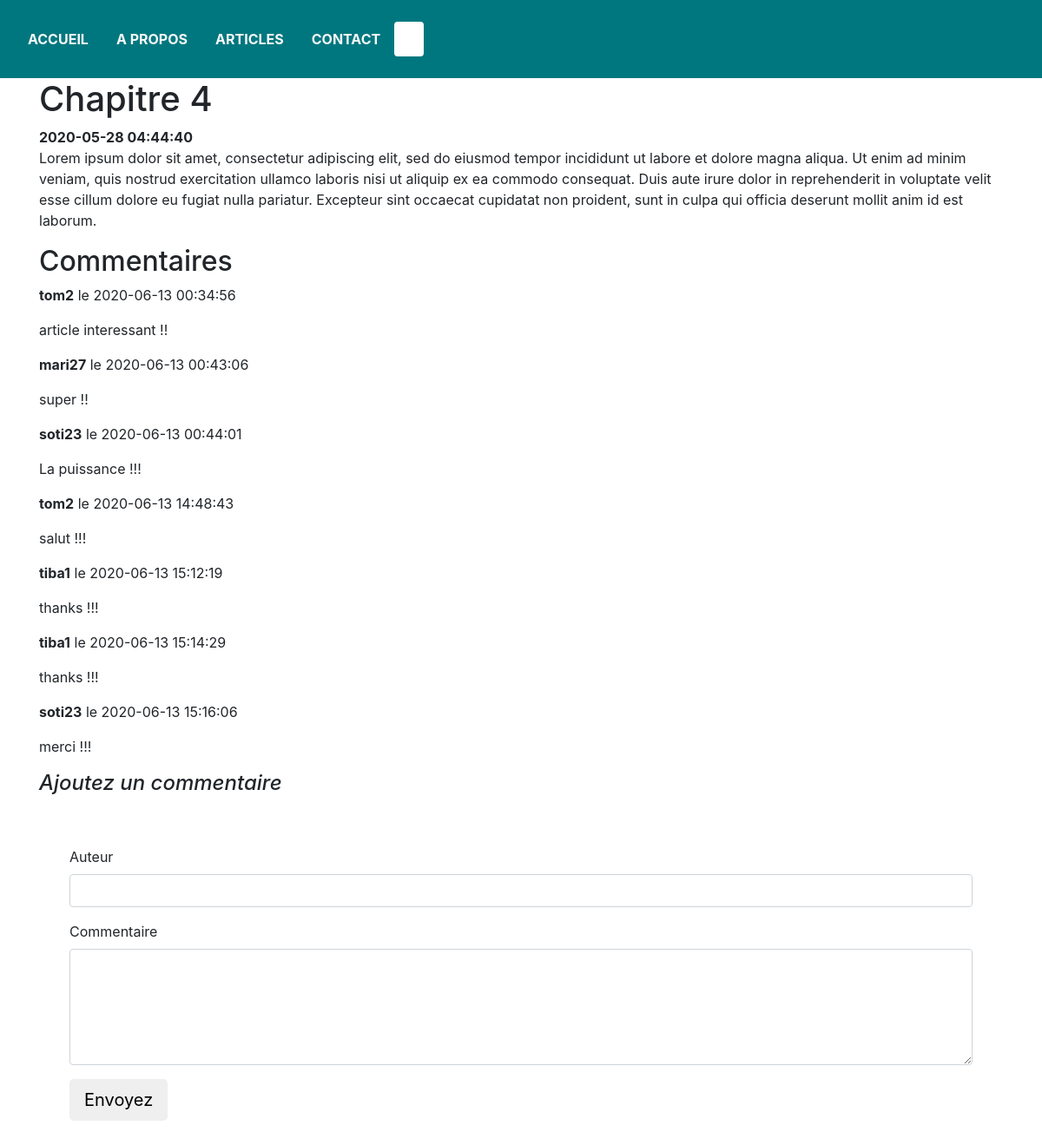
The page /controllerArticleCommentaire.php?billet=4 on the database its author committed.
### tables this page shows
CREATE TABLE IF NOT EXISTS `billets` (
  `id` int(11) NOT NULL AUTO_INCREMENT,
  `titre` varchar(255) NOT NULL,
  `contenu` text NOT NULL,
  `date_billet` datetime NOT NULL,
  PRIMARY KEY (`id`)
);

CREATE TABLE IF NOT EXISTS `commentaires` (
  `id` int(11) NOT NULL AUTO_INCREMENT,
  `id_billet` int(11) NOT NULL,
  `auteur` varchar(255) NOT NULL,
  `commentaire` text NOT NULL,
  `date_commentaire` datetime NOT NULL,
  `commentaires_signales` varchar(255) DEFAULT NULL,
  PRIMARY KEY (`id`)
);

### model.php (called while the page is built, shortened)
<?php
function getBillet($billetId)
{
    $bdd = dbConnect();
    $req = $bdd->prepare('SELECT * FROM billets WHERE id = ?');
    $req->execute(array($billetId));
    $billet = $req->fetch();
    return $billet;
}
function getcomments($billetId)
{
    $bdd = dbConnect();
    $comments = $bdd->prepare('SELECT * FROM commentaires WHERE id_billet = ? ORDER BY date_commentaire');
    $comments->execute(array($billetId));
    return $comments;
}
function dbConnect()
{
    try
    {
        $bdd = new PDO('mysql:host=localhost;dbname=billet_simple_pour_l\'alaska;charset=utf8', 'root', '');
        return $bdd;
    }
    catch(Exception $e)
    {
        die('Erreur : '.$e->getMessage());
    }
}
?>

### article-commentaire.php (the view, shortened to what this page needs)
<!DOCTYPE html>
<html>
    <head>
        <link rel="stylesheet" href="public/css/article-commentaire.css" />
        <link rel="stylesheet" href="https://maxcdn.bootstrapcdn.com/bootstrap/4.0.0/css/bootstrap.min.css">
    </head>
    <body>
        <header>
        	<?php include("sections-pages/barre-menu.php"); ?>
            <div class="container-pluid" >
            	<div class="row">
            		<div class="col-xs-12" id="image-header">
            		</div>
            	</div>
            </div>
        </header>
        <section>
            <div class="container">
                <h1><?php echo htmlspecialchars($billet['titre']); ?></h1>
                <div id="date-article"><strong><?php echo $billet['date_billet']; ?></strong></div>
                <p><?php echo nl2br(htmlspecialchars($billet['contenu'])); ?></p>
                <div id="commentaire"><h2>Commentaires</h2></div>
            </div>
            <?php
            while ($comment = $comments->fetch())
            {
            ?>
            <div class="container">
                <p><strong><?php echo htmlspecialchars($comment['auteur']); ?></strong> le <?php echo $comment['date_commentaire']; ?></p>
                <p><?php echo nl2br(htmlspecialchars($comment['commentaire'])); ?></p>
            </div>
            <?php
            }
            ?>
            <div class="container">
                <h4><em>Ajoutez un commentaire</em></h4>
                <div class="row" id="form-row">
                    <form action="index.php?action=addComment&amp;id=<?= $billet['id'] ?>" method="POST" style="margin: 50px">
                        <div class="form-group">
                            <label for="auteur">Auteur</label>
                            <input type="text" name="auteur" id="auteur" class="form-control">
                        </div>
                        <div class="form-group">
                            <label for="commentaire">Commentaire</label>
                            <textarea id="Commentaire" name="commentaire" rows="5" cols="100" class="form-control"></textarea>
                        </div>
                        <button type="submit" class="btn btn-default btn-lg">Envoyez</button>
                    </form>
                </div>
            </div>
        </section>
    </body>
</html>

### controllerArticleCommentaire.php
<?php
require('model.php');
if (isset($_GET['billet']) && $_GET['billet'] > 0) {
    $billet = getBillet($_GET['billet']);
    $comments = getComments($_GET['billet']);
    require('article-commentaire.php');
}
else {
    echo 'Erreur : aucun identifiant de billet envoyé';
}

### sections-pages/barre-menu.php (shortened to what this page needs)
<nav class="navbar navbar-expand-md navbar-light fixed-top">
    <div class="collapse navbar-collapse justify-content-between" id="nav">
        <ul class="navbar-nav">
            <li class="nav-item">
                <a class="nav-link text-light font-weight-bold text-uppercase px-3" href="accueil.php?action=accueil"><i class="fas fa-home"></i> Accueil</a>
            </li>
            <li class="nav-item">
                <a class="nav-link text-light font-weight-bold text-uppercase px-3" href="about.php">A propos</a>
            </li>
            <li class="nav-item">
                <a class="nav-link text-light font-weight-bold text-uppercase px-3" href="index.php?action=listBillets">Articles</a>
            </li>
                <li class="nav-item">
                <a class="nav-link text-light font-weight-bold text-uppercase px-3" href="contact.php">Contact</a>
            </li>
            <a type="button"  class="nav-link btn btn-default font-weight-bold text-uppercase px-3" href="<?php echo $_SESSION["deconnection"]; ?>.php" style="background-color: white;"><?php echo $_SESSION["deconnecter"]; ?></a>
            <a type="button"  class="nav-link text-light btn btn-default font-weight-bold text-uppercase px-3" href="inscription.php"><?php echo $_SESSION["inscription"]; ?></a>
                <li class="nav-item">
                <a class="nav-link text-light font-weight-bold text-uppercase px-3" href="admin.php"><?php echo $_SESSION['admin']; ?></a>
            </li>
    </div>
</nav>

### public/css/article-commentaire.css (style rules this page uses)
#image-header, img { width: 100%; height: 90px; }
nav { display: flex; background-color: rgb(0,119,127); height: 90px; }

### rows shown on the page
billets: titre "Chapitre 4", date_billet "2020-05-28 04:44:40", contenu "Lorem ipsum dolor sit amet, consectetur adipiscing elit, sed do eiusmod tempor incididunt ut labore et dolore magna aliqua. Ut enim ad minim veniam, quis nostrud exercitation ullamco laboris nisi ut aliquip ex ea commodo consequat. Duis aute irure dolor in reprehenderit in voluptate velit esse cillum dolore eu fugiat nulla pariatur. Excepteur sint occaecat cupidatat non proident, sunt in culpa qui officia deserunt mollit anim id est laborum."
commentaires: auteur "tom2", date_commentaire "2020-06-13 00:34:56", commentaire "article interessant !!"
commentaires: auteur "mari27", date_commentaire "2020-06-13 00:43:06", commentaire "super !!"
commentaires: auteur "soti23", date_commentaire "2020-06-13 00:44:01", commentaire "La puissance !!!"
commentaires: auteur "tom2", date_commentaire "2020-06-13 14:48:43", commentaire "salut !!!"
commentaires: auteur "tiba1", date_commentaire "2020-06-13 15:12:19", commentaire "thanks !!!"
commentaires: auteur "tiba1", date_commentaire "2020-06-13 15:14:29", commentaire "thanks !!!"
commentaires: auteur "soti23", date_commentaire "2020-06-13 15:16:06", commentaire "merci !!!"
